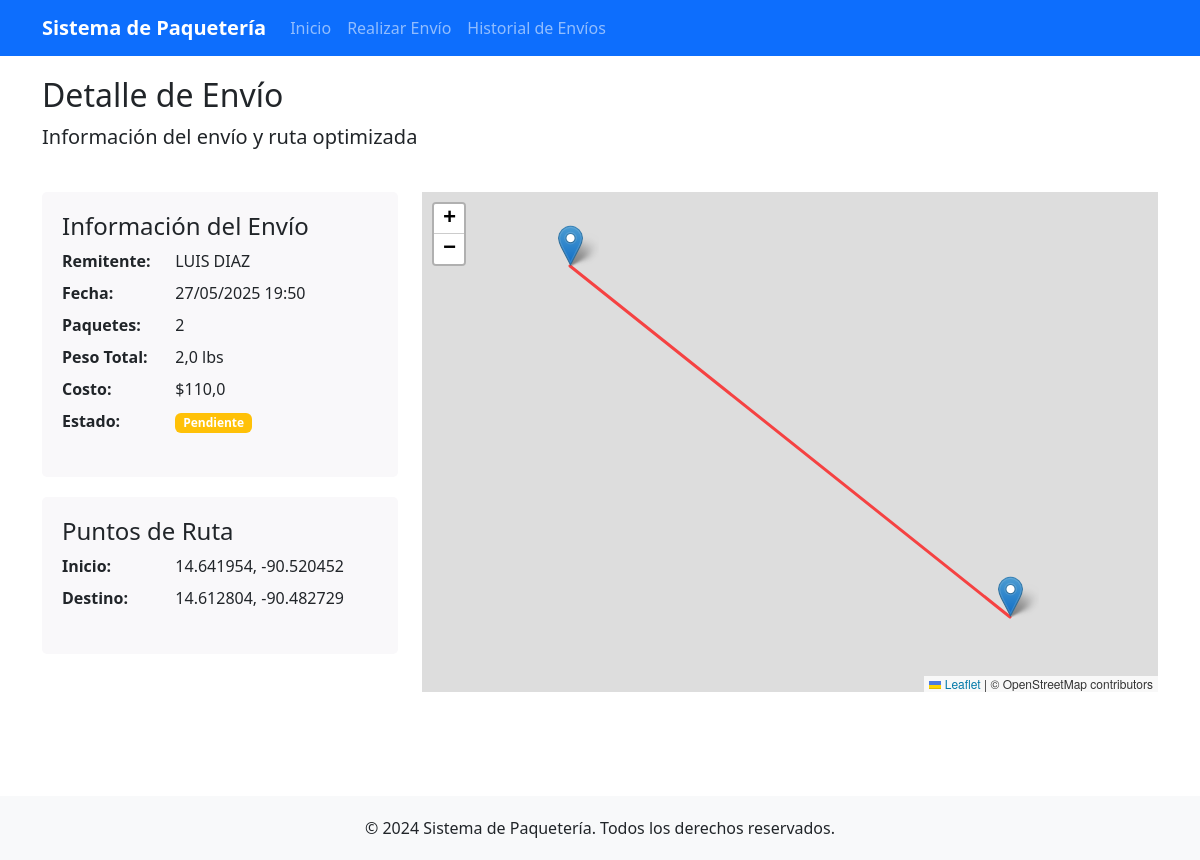
Screenshot of /detalle-ruta/6/ with the database file from the repository.
### paqueteria/models.py (models this page shows, shortened)
class Envio(models.Model):
    ESTADOS = [
        ('pendiente', 'Pendiente'),
        ('en_proceso', 'En Proceso'),
        ('completado', 'Completado'),
        ('cancelado', 'Cancelado')
    ]
    remitente = models.CharField(max_length=100, verbose_name="Remitente")
    num_paquetes = models.IntegerField(verbose_name="Número de Paquetes")
    peso_total = models.FloatField(verbose_name="Peso Total (lbs)")
    costo = models.FloatField(verbose_name="Costo Total")
    fecha_creacion = models.DateTimeField(auto_now_add=True, verbose_name="Fecha de Creación")
    punto_inicio = models.CharField(max_length=200, verbose_name="Punto de Inicio")
    punto_fin = models.CharField(max_length=200, verbose_name="Punto de Destino")
    coordenadas_inicio = models.CharField(max_length=100, verbose_name="Coordenadas de Inicio")
    coordenadas_fin = models.CharField(max_length=100, verbose_name="Coordenadas de Destino")
    ruta_optimizada = models.JSONField(null=True, blank=True, verbose_name="Ruta Optimizada")
    estado = models.CharField(max_length=20, choices=ESTADOS, default='pendiente', verbose_name="Estado")
    class Meta:
        verbose_name = "Envío"
        verbose_name_plural = "Envíos"
        ordering = ['-fecha_creacion']

### paqueteria/views.py (the view)
# urls.py: path('detalle-ruta/<int:pk>/', views.DetalleRutaView.as_view(), name='detalle_ruta'),
class DetalleRutaView(DetailView):
    model = Envio
    template_name = 'paqueteria/detalle_ruta.html'
    context_object_name = 'envio'
    def get_context_data(self, **kwargs):
        context = super().get_context_data(**kwargs)
        context['titulo'] = 'Detalle de Envío'
        return context

### templates/paqueteria/detalle_ruta.html (shortened to what this page needs)
{% extends 'paqueteria/base.html' %}
{% block content %}
<div class="row">
    <div class="col-md-12 mb-4">
        <h2>Detalle de Envío</h2>
        <p class="lead">Información del envío y ruta optimizada</p>
    </div>
</div>
<div class="row">
    <div class="col-md-4">
        <div class="info-card">
            <h4>Información del Envío</h4>
            <dl class="row">
                <dt class="col-sm-4">Remitente:</dt>
                <dd class="col-sm-8">{{ envio.remitente }}</dd>
                <dt class="col-sm-4">Fecha:</dt>
                <dd class="col-sm-8">{{ envio.fecha_creacion|date:"d/m/Y H:i" }}</dd>
                <dt class="col-sm-4">Paquetes:</dt>
                <dd class="col-sm-8">{{ envio.num_paquetes }}</dd>
                <dt class="col-sm-4">Peso Total:</dt>
                <dd class="col-sm-8">{{ envio.peso_total }} lbs</dd>
                <dt class="col-sm-4">Costo:</dt>
                <dd class="col-sm-8">${{ envio.costo }}</dd>
                <dt class="col-sm-4">Estado:</dt>
                <dd class="col-sm-8">
                    <span class="badge {% if envio.estado == 'pendiente' %}bg-warning{% elif envio.estado == 'completado' %}bg-success{% else %}bg-info{% endif %}">
                        {{ envio.get_estado_display }}
                    </span>
                </dd>
            </dl>
        </div>
        <div class="info-card">
            <h4>Puntos de Ruta</h4>
            <dl class="row">
                <dt class="col-sm-4">Inicio:</dt>
                <dd class="col-sm-8">{{ envio.punto_inicio }}</dd>
                <dt class="col-sm-4">Destino:</dt>
                <dd class="col-sm-8">{{ envio.punto_fin }}</dd>
            </dl>
        </div>
    </div>
    <div class="col-md-8">
        <div id="map"
             data-ruta-optimizada="{% if envio.ruta_optimizada %}true{% else %}false{% endif %}"
             data-coordenadas-ruta='{% if envio.ruta_optimizada %}{{ envio.ruta_optimizada.coordenadas|safe }}{% else %}null{% endif %}'>
        </div>
    </div>
</div>
{% endblock %}

### templates/paqueteria/detalle_ruta.html (style rules this page uses)
#map { height: 500px; width: 100%; margin-bottom: 20px; }
.info-card { background-color: #f9f8fa; padding: 20px; border-radius: 5px; margin-bottom: 20px; }

### rows the page displays
Envio: remitente "LUIS DIAZ", fecha_creacion "27/05/2025 19:50", num_paquetes "2", peso_total "2,0", costo "110,0", estado "Pendiente", punto_inicio "14.641954, -90.520452", punto_fin "14.612804, -90.482729"
